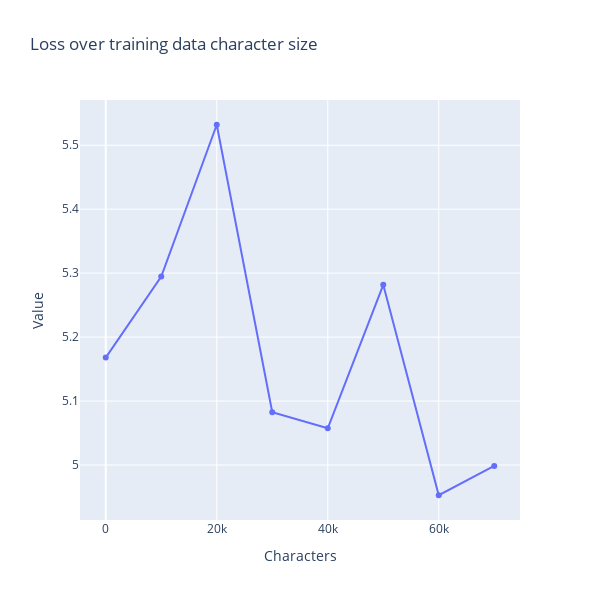

This figure's notebook cell:
### Code cell
fig = go.Figure()
fig.add_trace(
    go.Scatter(x=i_list, y=losses, mode="lines+markers", name="loss")
)
fig.update_layout(
    title="Loss over training data character size",
    xaxis_title="Characters",
    yaxis_title="Value",
    width=600,
    height=600,
)
fig.show()

### Figure 1 — Plotly figure (JSON) as saved in the notebook; plotly's stock layout.template omitted (floating-point values rounded to 4 significant figures)
{"data": [{"mode": "lines+markers", "name": "loss", "type": "scatter", "x": [0, 10000, 20000, 30000, 40000, 50000, 60000, 70000], "y": [5.168, 5.295, 5.532, 5.083, 5.057, 5.282, 4.953, 4.998]}], "layout": {"height": 600, "title": {"text": "Loss over training data character size"}, "width": 600, "xaxis": {"title": {"text": "Characters"}}, "yaxis": {"title": {"text": "Value"}}}}
